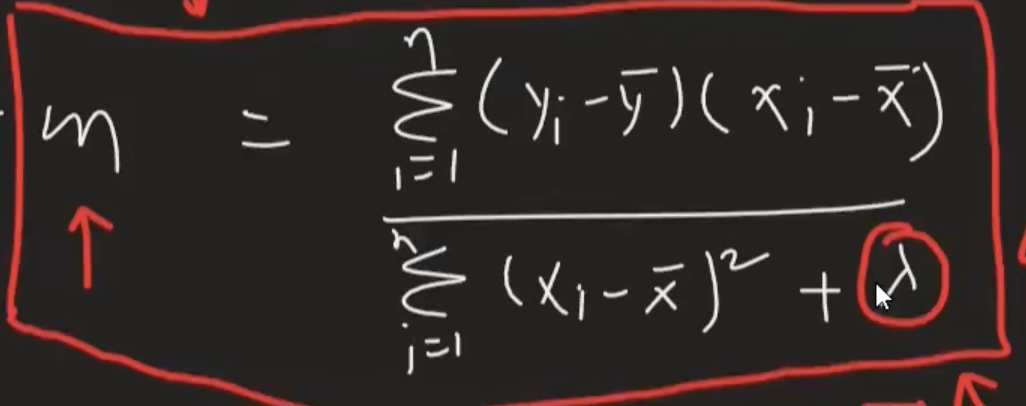
#> input picture Ridge-m.png, 1026 x 406 px
$ jupyter execute Ridge_single_feature_from_scratch.ipynb
#> lines starting #> are read from the running program, lines starting #| are printed output that depends on the picture
[cell 1]
from sklearn.datasets import make_regression
import matplotlib.pyplot as plt
import numpy as np

[cell 2]
X,y = make_regression(n_samples=200,n_features=1,n_targets=1,n_informative=1,noise=30,random_state=42)

[cell 3]
plt.scatter(X,y)
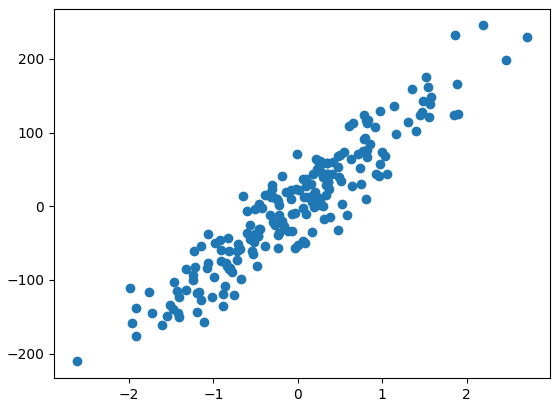
#> figure drawn by matplotlib, 1 panel

[cell 4]
from sklearn.linear_model import Ridge

[cell 5]
r = Ridge(alpha=15)
r.fit(X,y)
print(r.coef_)
print(r.intercept_)

[cell 6]
from PIL import Image
ridge = Image.open("Ridge-m.png")
#> ridge is the input picture: PIL image 1026x406 RGBA; mean R, G, B, A 52.5, 41.6, 39.2, 255
ridge = ridge.resize((int(ridge.width * 0.6), int(ridge.height * 0.6)))
#> ridge: PIL image 615x243 RGBA
ridge

[cell 7]
class MyRidge:

    def __init__(self,alpha=10):
        self.m = None
        self.b = None
        self.alpha = alpha

    def fit(self,X_train,y_train):
        num = 0
        den = 0

        for i in range(X_train.shape[0]):
            num+= (y_train[i]-y_train.mean())*(X_train[i]-X_train.mean())
            den+= (X_train[i]-X_train.mean())*(X_train[i]-X_train.mean())

        self.m=num/(den+self.alpha)
        self.b=y_train.mean() - (self.m * X_train.mean())

    def coef_(self):
        return self.m

    def intercept_(self):
        return self.b

    def predict(self,X_test):
        pass


$ run again, with gd_eq1.png copied over Ridge-m.png
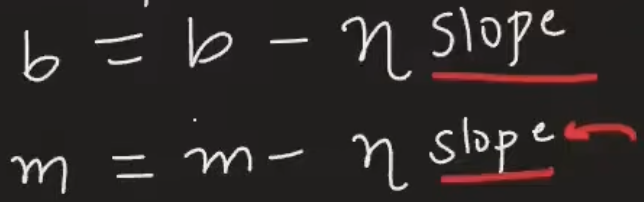
#> input picture gd_eq1.png, 644 x 202 px
#> ridge is the input picture: PIL image 644x202 RGBA; mean R, G, B, A 46.8, 41.3, 40.4, 255
#> `ridge = ridge.resize((int(ridge.width * 0.6), int(ridge.height * 0.6)))`:
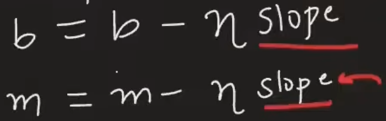
#> ridge: PIL image 386x121 RGBA; mean R, G, B, A 46.8, 41.3, 40.4, 255

$ run again, with gd_eq2.png copied over Ridge-m.png
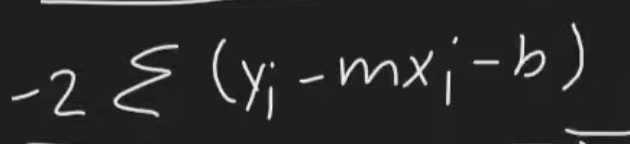
#> input picture gd_eq2.png, 630 x 144 px
#> ridge is the input picture: PIL image 630x144 RGBA; mean R, G, B, A 42.8, 40.9, 39.7, 255
#> `ridge = ridge.resize((int(ridge.width * 0.6), int(ridge.height * 0.6)))`:
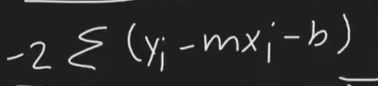
#> ridge: PIL image 378x86 RGBA; mean R, G, B, A 42.8, 40.9, 39.7, 255
